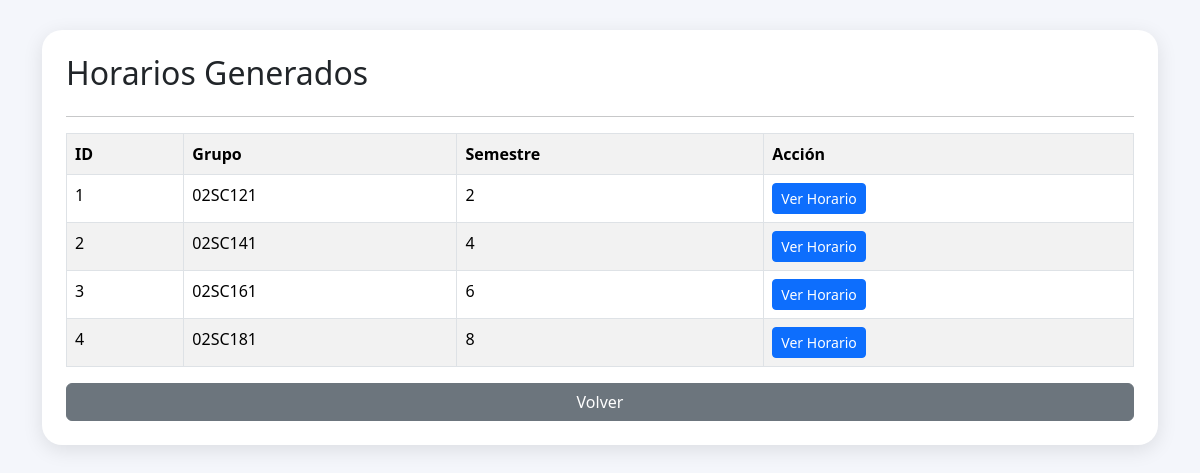
/admin/horarios_generados.php (signed in), run on the app's committed database.
### tables this page shows
CREATE TABLE IF NOT EXISTS `grupos` (
`id` int(11) NOT NULL,
  `clave_grupo` varchar(20) DEFAULT NULL,
  `semestre` int(11) DEFAULT NULL,
  `activo` tinyint(1) DEFAULT '1'
);

### admin/horarios_generados.php (the view, shortened to what this page needs)
<?php
require_once("../config/conexion.php");
$grupos = $conexion->query("
SELECT *
FROM grupos
ORDER BY clave_grupo
");
?>
<!DOCTYPE html>
<html>
<head>
<link rel="stylesheet"
href="https://cdn.jsdelivr.net/npm/bootstrap@5.3.3/dist/css/bootstrap.min.css">
</head>
<body>
<div class="container">
<div class="card p-4">
<h2>Horarios Generados</h2>
<hr>
<table class="table table-striped table-bordered">
<tr>
<th>ID</th>
<th>Grupo</th>
<th>Semestre</th>
<th>Acción</th>
</tr>
<?php while($g = $grupos->fetch(PDO::FETCH_ASSOC)){ ?>
<tr>
<td><?= $g['id']; ?></td>
<td><?= $g['clave_grupo']; ?></td>
<td><?= $g['semestre']; ?></td>
<td>
<a
href="ver_horario.php?grupo=<?= $g['id']; ?>"
class="btn btn-primary btn-sm">
Ver Horario
</a>
</td>
</tr>
<?php } ?>
</table>
<a
href="dashboard.php"
class="btn btn-secondary">
Volver
</a>
</div>
</div>
</body>
</html>

### admin/horarios_generados.php (style rules this page uses)
body { background:#f4f6fb; padding:30px; }
.card { border:none; border-radius:20px; box-shadow:0 5px 20px rgba(0,0,0,.1); }

### data on the page
grupos: id "1", clave_grupo "02SC121", semestre "2"
grupos: id "2", clave_grupo "02SC141", semestre "4"
grupos: id "3", clave_grupo "02SC161", semestre "6"
grupos: id "4", clave_grupo "02SC181", semestre "8"
